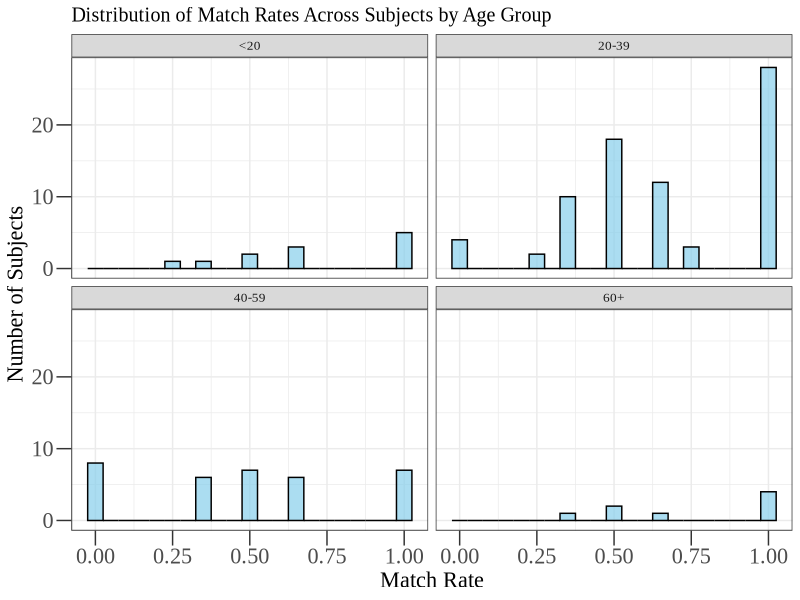
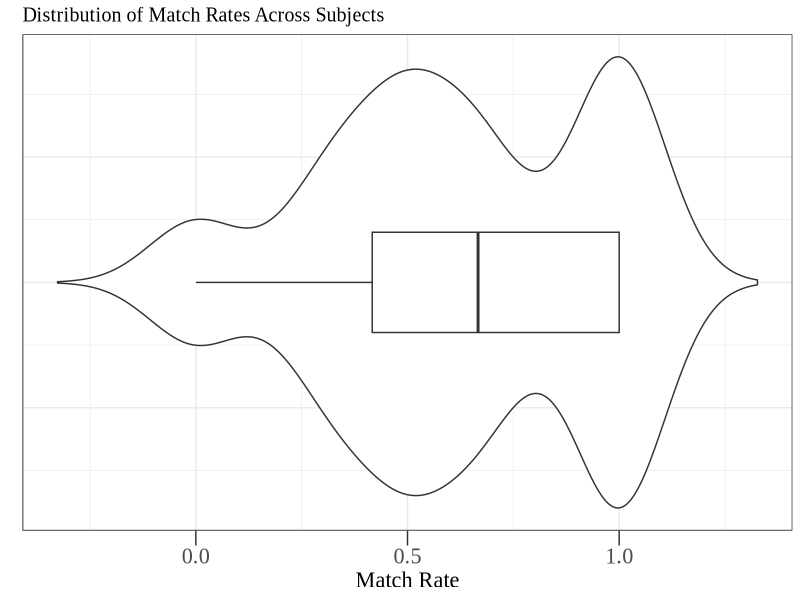
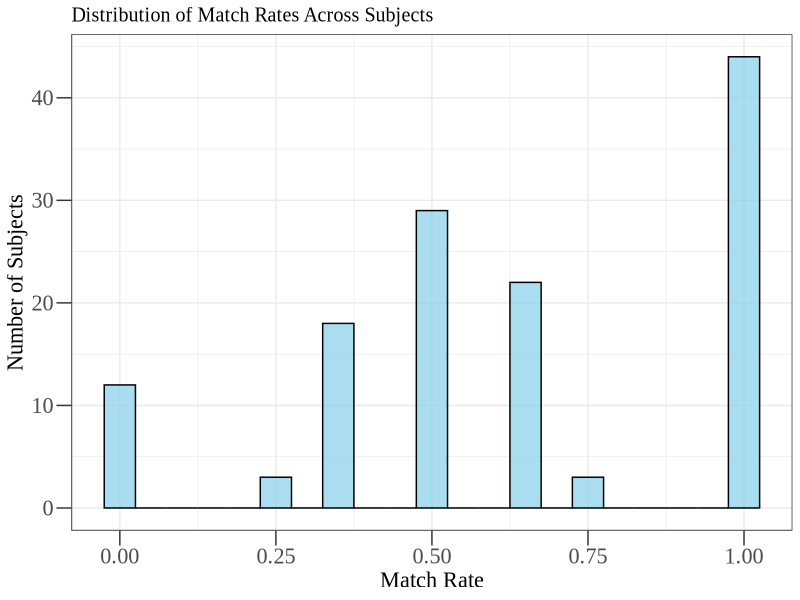
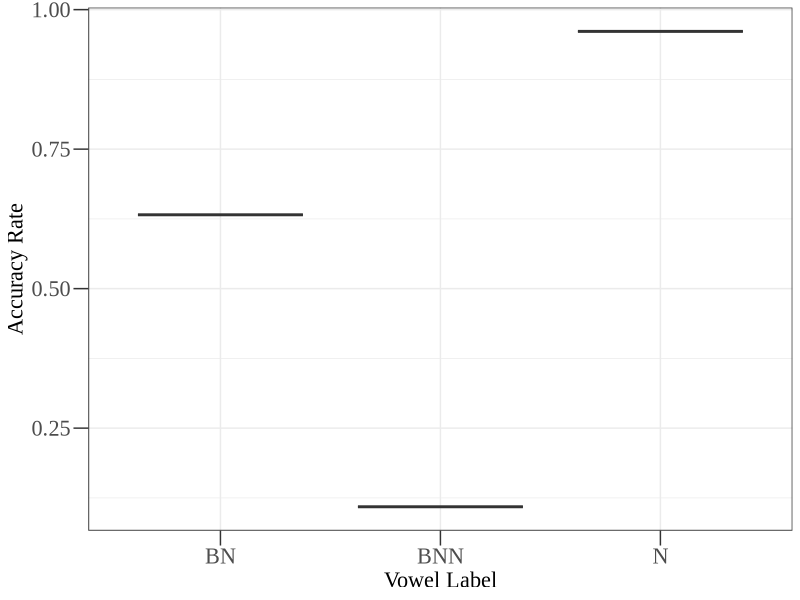
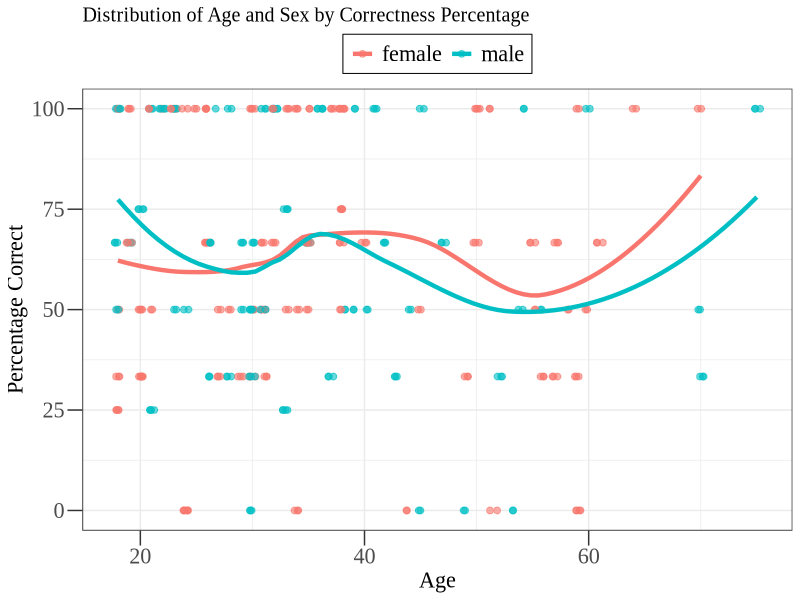
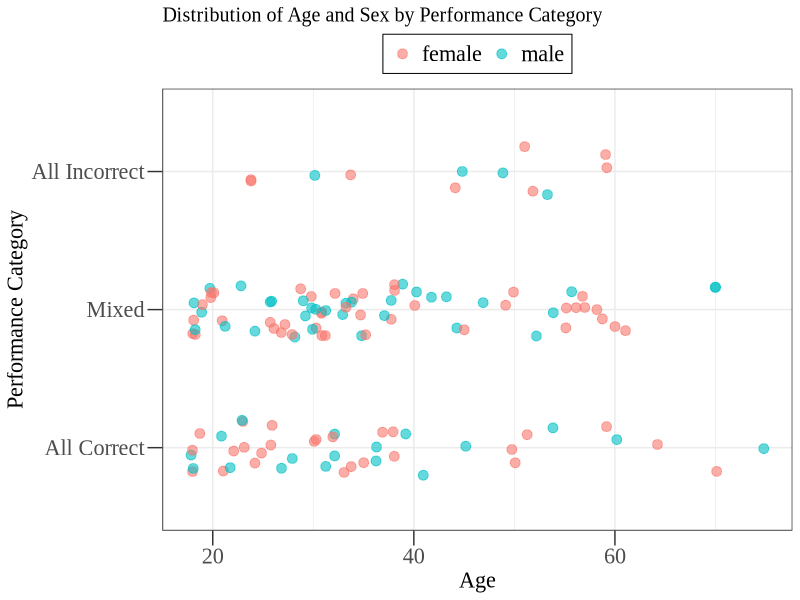
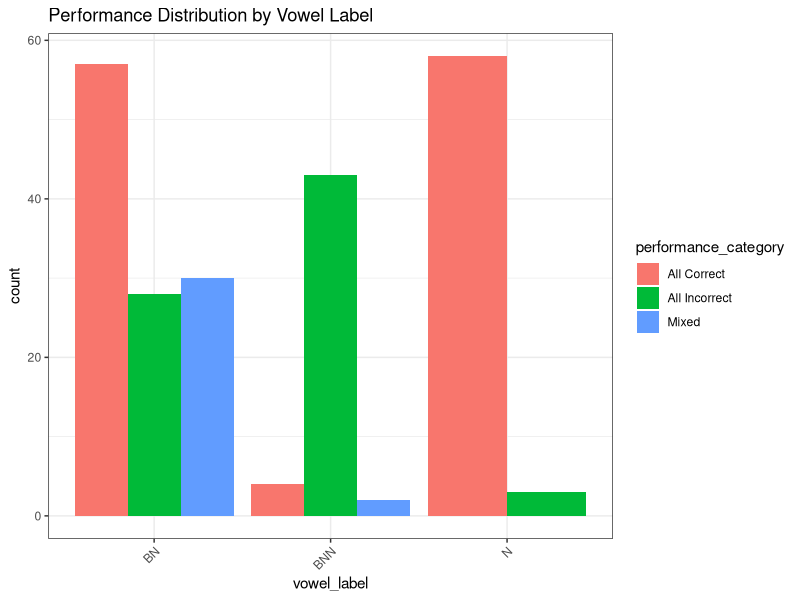

These figures' R source, in order: (Note: this script raises an error after producing the figures.)
setwd("/Users/hutengdai/Documents/projects/alternation-learning/data/hungarian/")
# Load required packages
library(tidyverse)

# Define the function to label vowels
label_vowel <- function(stem) {
  # Define the vowels for each category
  back_vowels <- c("a", "á", "o", "ó", "u", "ú")
  front_rounded_vowels <- c("ö", "ő", "ü", "ű")
  front_unrounded_vowels <- c("e", "é", "i", "í")
  
  # Identify vowels in the stem and label them accordingly
  back_label <- ifelse(any(str_detect(stem, back_vowels)), "B", "")
  front_rounded_label <- ifelse(any(str_detect(stem, front_rounded_vowels)), "F", "")
  
  # Count the number of front unrounded vowels and create the label
  front_unrounded_count <- sum(str_count(stem, paste(front_unrounded_vowels, collapse = "|")))
  front_unrounded_label <- strrep("N", front_unrounded_count)
  
  label <- paste0(back_label, front_rounded_label, front_unrounded_label)
  
  return(label)
}


# Reading data, creating vowel labels, and adding the match_status column
data <- read.table("wug_test_result.txt", header = TRUE, sep = "\t") %>%
  mutate(
    vowel_label = map_chr(stem, label_vowel),
    match_status = ifelse(predicted_nAk == option_chosen, 1, 0)
  )


# 1. Calculate match status for each subject and stem
data <- data %>%
  mutate(match_status = ifelse(predicted_nAk == option_chosen, 1, 0))

# 2. Summarize match count for each subject
subject_summary <- data %>%
  group_by(subject_code) %>%
  summarize(
    total_stems = n_distinct(stem),
    match_count = sum(match_status)
  ) %>%
  ungroup()

# 3. Determine category for each subject
subject_summary <- subject_summary %>%
  mutate(
    category = case_when(
      match_count == total_stems ~ "All Correct",
      match_count == 0 ~ "All Incorrect",
      TRUE ~ "Mixed"
    )
  )

# Summarize the number of subjects in each category
category_counts <- subject_summary %>%
  count(category)

# Print the results
print(category_counts)

# Calculate the match rate for each vowel label
vowel_label_match_rates <- data %>%
  mutate(vowel_label = map_chr(stem, label_vowel)) %>% 
  group_by(vowel_label) %>%
  summarize(match_rate = mean(match_status)) %>%
  ungroup()



# Assuming your data has columns named 'subject_code' and 'subject_age'
# Group by subject and calculate match rate for each subject
subject_match_rates <- data %>%
  group_by(subject_code, subject_age) %>%
  summarize(match_rate = mean(match_status)) %>%
  ungroup()

# First, create a factor column for age groups. For simplicity, let's assume three age groups: "20-39", "40-59", "60+".
# Adjust these bins according to your dataset.
data <- data %>%
  mutate(
    age_group = cut(subject_age,
                    breaks = c(0, 20, 40, 60, Inf), 
                    labels = c("<20", "20-39", "40-59", "60+"),
                    right = FALSE)
  )

# Then, compute the match rate for each subject
subject_match_rates <- data %>%
  group_by(subject_code, age_group) %>%
  summarize(match_rate = mean(match_status, na.rm = TRUE)) %>%
  ungroup()

# Create a histogram of match rates, faceted by age group
p_histogram <- ggplot(subject_match_rates, aes(x = match_rate)) +
  geom_histogram(binwidth = 0.05, fill = "skyblue", color = "black", alpha = 0.7) +
  labs(
    title = "Distribution of Match Rates Across Subjects by Age Group",
    x = "Match Rate",
    y = "Number of Subjects"
  ) +
  facet_wrap(~ age_group) +
  theme_bw() +
  theme(
    text = element_text(family = "Times New Roman", size = 12),
    axis.line = element_line(size = 0.1),
    axis.ticks.length = unit(0.15, "inches"),
    axis.title = element_text(size = 16),
    axis.text = element_text(size = 16)
  )

# Display the plot
print(p_histogram)


average_match_rate <- data %>%
  summarize(average_rate = mean(match_status)) %>%
  pull(average_rate)

print(average_match_rate)


# Calculate the match rate for each subject
subject_match_rates <- data %>%
  group_by(subject_code) %>%
  summarize(match_rate = mean(match_status)) %>%
  ungroup()

# Create a horizontal violin plot of match rates
p_violin <- ggplot(subject_match_rates, aes(y = 1, x = match_rate)) +
  geom_violin(trim = FALSE) +
  geom_boxplot(width=0.2, fill="white", orientation="y") + # Flips the boxplot
  labs(
    title = "Distribution of Match Rates Across Subjects",
    x = "Match Rate"
  ) +
  theme_bw() +
  theme(
    text = element_text(family = "Times New Roman", size = 12),
    axis.line = element_line(size = 0.1),
    axis.ticks.length = unit(0.15, "inches"),
    axis.title = element_text(size = 16),
    axis.text = element_text(size = 16),
    axis.title.y=element_blank(),    # Hide the y-axis title
    axis.text.y=element_blank(),     # Hide the y-axis text
    axis.ticks.y=element_blank()     # Hide the y-axis ticks
  )

# Display the plot
print(p_violin)

# Create a histogram of match rates
p_histogram <- ggplot(subject_match_rates, aes(x = match_rate)) +
  geom_histogram(binwidth = 0.05, fill = "skyblue", color = "black", alpha = 0.7) + # binwidth controls the width of each bar
  labs(
    title = "Distribution of Match Rates Across Subjects",
    x = "Match Rate",
    y = "Number of Subjects"
  ) +
  theme_bw() +
  theme(
    text = element_text(family = "Times New Roman", size = 12),
    axis.line = element_line(size = 0.1),
    axis.ticks.length = unit(0.15, "inches"),
    axis.title = element_text(size = 16),
    axis.text = element_text(size = 16)
  )

# Display the plot
print(p_histogram)



# Boxplot of match rates by vowel_label
p <- ggplot(vowel_label_match_rates, aes(x = vowel_label, y = match_rate)) + 
  geom_boxplot(outlier.shape = NA) +
  labs(
    y = "Accuracy Rate",
    x = "Vowel Label"
  ) +
  theme_bw() +
  theme(
    text = element_text(family = "Times New Roman", size = 12),
    axis.line = element_line(size = 0.1),
    axis.ticks.length = unit(0.15, "inches"),
    legend.position = "top",
    legend.title = element_blank(),
    legend.box.background = element_rect(colour = "black", fill = NA),
    legend.background = element_blank(),
    legend.text = element_text(size = 16),
    axis.title = element_text(size = 16),
    axis.text = element_text(size = 16)
  )

# Print the plot
print(p)


# Group data by subject and summarize
subject_summary <- data %>%
  group_by(subject_code) %>%
  summarize(
    subject_age = subject_age,
    subject_sex = subject_sex,
    total_responses = n(),
    correct_responses = sum(match_status),
    incorrect_responses = total_responses - correct_responses
  ) %>%
  ungroup() %>%
  mutate(performance_category = case_when(
    correct_responses == total_responses ~ "All Correct",
    incorrect_responses == total_responses ~ "All Incorrect",
    TRUE ~ "Mixed"
  ))



# Calculate the percentage of correct responses for each subject
subject_summary <- subject_summary %>%
  mutate(percentage_correct = (correct_responses / total_responses) * 100)

p_smoothed <- ggplot(subject_summary, aes(x = subject_age, y = percentage_correct, color = subject_sex)) + 
  geom_point(position = position_jitter(width = 0.3, height = 0), alpha = 0.6, size = 2) +
  geom_smooth(method = "loess", aes(group = subject_sex), se = FALSE, size = 1.5) +
  labs(
    title = "Distribution of Age and Sex by Correctness Percentage",
    y = "Percentage Correct",
    x = "Age"
  ) +
  theme_bw() +
  theme(
    text = element_text(family = "Times New Roman", size = 12),
    axis.line = element_line(size = 0.1),
    axis.ticks.length = unit(0.15, "inches"),
    legend.position = "top",
    legend.title = element_blank(),
    legend.box.background = element_rect(colour = "black", fill = NA),
    legend.background = element_blank(),
    legend.text = element_text(size = 16),
    axis.title = element_text(size = 16),
    axis.text = element_text(size = 16)
  )

# Display the plot
print(p_smoothed)

# Count the number of subjects in each performance category
performance_distribution <- subject_summary %>%
  group_by(performance_category) %>%
  summarize(count = n()) %>%
  ungroup()

# Display the result
print(performance_distribution)

# Assuming your data has columns named 'age' and 'sex'
# Group data by subject, age, sex, and summarize
subject_summary <- data %>%
  group_by(subject_code, subject_age, subject_sex) %>%
  summarize(
    total_responses = n(),
    correct_responses = sum(match_status),
    incorrect_responses = total_responses - correct_responses
  ) %>%
  ungroup() %>%
  mutate(performance_category = case_when(
    correct_responses == total_responses ~ "All Correct",
    incorrect_responses == total_responses ~ "All Incorrect",
    TRUE ~ "Mixed"
  ))

# Age distribution for each performance category
age_distribution <- subject_summary %>%
  group_by(performance_category, subject_age) %>%
  summarize(count = n()) %>%
  ungroup()

print(age_distribution)

# Sex distribution for each performance category
sex_distribution <- subject_summary %>%
  group_by(performance_category, subject_sex) %>%
  summarize(count = n()) %>%
  ungroup()

print(sex_distribution)

# Plotting
# Reorder the levels of the 'performance_category' column
subject_summary$performance_category <- factor(subject_summary$performance_category, 
                                               levels = c("All Correct", "Mixed", "All Incorrect"))

# Plotting
p_dot <- ggplot(subject_summary, aes(x = subject_age, y = performance_category, color = subject_sex)) + 
  geom_point(position = position_jitter(width = 0.3, height = 0.2), alpha = 0.6, size = 3) + 
  labs(
    title = "Distribution of Age and Sex by Performance Category",
    y = "Performance Category",
    x = "Age"
  ) +
  theme_bw() +
  theme(
    text = element_text(family = "Times New Roman", size = 12),
    axis.line = element_line(size = 0.1),
    axis.ticks.length = unit(0.15, "inches"),
    legend.position = "top",
    legend.title = element_blank(),
    legend.box.background = element_rect(colour = "black", fill = NA),
    legend.background = element_blank(),
    legend.text = element_text(size = 16),
    axis.title = element_text(size = 16),
    axis.text = element_text(size = 16)
  )

# Display the plot
print(p_dot)




# Group data by subject and vowel_label and summarize
subject_vowel_summary <- data %>%
  group_by(subject_code, vowel_label) %>%
  summarize(
    total_responses = n(),
    correct_responses = sum(match_status),
    incorrect_responses = total_responses - correct_responses
  ) %>%
  ungroup() %>%
  mutate(performance_category = case_when(
    correct_responses == total_responses ~ "All Correct",
    incorrect_responses == total_responses ~ "All Incorrect",
    TRUE ~ "Mixed"
  ))

# Count the number of subjects in each performance category for each vowel label
performance_distribution_vowel <- subject_vowel_summary %>%
  group_by(vowel_label, performance_category) %>%
  summarize(count = n()) %>%
  ungroup()

# Display the result
print(performance_distribution_vowel)

# Optional: Visualize the result
ggplot(performance_distribution_vowel, aes(x = vowel_label, y = count, fill = performance_category)) + 
  geom_bar(stat="identity", position = "dodge") +
  labs(title = "Performance Distribution by Vowel Label") +
  theme_bw() +
  theme(axis.text.x = element_text(angle = 45, hjust = 1))


mismatched_data <- data %>%
  filter(option_chosen != predicted_nAk & !(nak_advantage >= -1 & nak_advantage <= 1)) %>%
  select(subject_code, subject_age, subject_sex, stem, predicted_sr, predicted_nAk, option_chosen , 
         nak_rating, nek_rating, nak_advantage) %>%
  arrange(subject_age, subject_sex)

mismatched_data <- mismatched_data %>%
  mutate(vowel_label = map_chr(stem, label_vowel))
# Updating the calculation of match rate to exclude the specified stems
data <- data %>% 
  filter(!(option_chosen != predicted_nAk & nak_advantage >= -2 & nak_advantage <= 2))

# Create a binary variable for matches
data$match_status <- ifelse(data$predicted_nAk == data$option_chosen, 1, 0)

# Calculate the match rate for each individual
individual_match_rates <- data %>%
  group_by(subject_code, subject_age, subject_sex) %>%
  summarize(match_rate = mean(match_status)) %>%
  ungroup()


# Save mismatched_data to "mismatch.txt"
write.table(mismatched_data, "mismatch_cases.txt", sep = "\t", row.names = FALSE, quote = FALSE)

# 1. Count how many data rows have BNN as the vowel label
BNN_count <- mismatched_data %>%
  filter(vowel_label == "BNN") %>%
  nrow()

cat("Number of data rows with BNN as vowel label:", BNN_count, "\n")

# 2. Calculate what percentage of the mismatched_data dataframe has BNN as the vowel label
total_rows <- nrow(mismatched_data)
BNN_percentage <- (BNN_count / total_rows) * 100

cat("Percentage of data with BNN as vowel label:", BNN_percentage, "%\n")

# 3. Report the overall accuracy excluding the data with BNN as the vowel label
accuracy_without_BNN <- mismatched_data %>%
  filter(vowel_label != "BNN") %>%
  summarize(accuracy = mean(match_status)) %>%
  pull(accuracy)

cat("Overall accuracy without BNN:", accuracy_without_BNN * 100, "%\n")






# Bin subjects into age groups of 20 years
individual_match_rates$age_group <- cut(individual_match_rates$subject_age, 
                                        breaks = seq(0, max(individual_match_rates$subject_age, na.rm = TRUE) + 20, 20),
                                        include.lowest = TRUE, 
                                        labels = c("0-19", "20-39", "40-59", "60-79"))

# Calculate median match rate for annotation
annotation_data <- individual_match_rates %>%
  group_by(age_group, subject_sex) %>%
  summarize(median_rate = median(match_rate)) %>%
  ungroup()

# Create the plot object
p <- ggplot(individual_match_rates, aes(x = age_group, y = match_rate, fill = subject_sex)) +
  geom_boxplot(position = position_dodge(width = 0.75), outlier.shape = NA) +
  geom_text(data = annotation_data, aes(label = sprintf("%.2f", median_rate), y = median_rate), 
            position = position_dodge(width = 0.75), vjust = -1, size = 6, family = "Times New Roman") +
  labs(
    y = "Accuracy Rate",
    x = "Age Group") +
  theme_bw() +  # Use theme_classic as the base
  scale_fill_manual(values = c("gray90", "gray60"), 
                    name = "Sex",
                    breaks = c("male", "female"),
                    labels = c("Male", "Female")) +
  theme(
    text = element_text(family = "Times New Roman", size = 12),
    axis.line = element_line(size = 0.1),
    axis.ticks.length = unit(0.15, "inches"),
    legend.position = "top",
    legend.title = element_blank(),
    legend.box.background = element_rect(colour = "black", fill = NA),
    legend.background = element_blank(),
    legend.text = element_text(size = 16),
    axis.title = element_text(size = 16),
    axis.text = element_text(size = 16)
  )


print(p)

p_save <- p + 
  theme(
    text = element_text(family = "Times New Roman", size = 14),
    legend.text = element_text(size = 18),
    axis.title = element_text(size = 18),
    axis.text = element_text(size = 18)
  )

ggsave(filename = "hungarian-wug.png", plot = p_save, width = 10, height = 7, dpi = 600)


# Calculate the match rate for each individual along with the total and match counts
individual_match_summary <- data %>%
  group_by(subject_code, subject_age, subject_sex) %>%
  summarize(
    total_count = n(),
    match_count = sum(match_status),
    match_rate = mean(match_status)
  ) %>%
  ungroup()

# Bin subjects into age groups of 20 years
individual_match_summary$age_group <- cut(individual_match_summary$subject_age, 
                                          breaks = seq(0, max(individual_match_summary$subject_age, na.rm = TRUE) + 20, 20),
                                          include.lowest = TRUE, 
                                          labels = c("0-19", "20-39", "40-59", "60-79"))

# Generate the summarized table
summary_table <- individual_match_summary %>%
  group_by(age_group, subject_sex) %>%
  summarize(
    total_counts = sum(total_count),
    total_matches = sum(match_count),
    avg_match_rate = mean(match_rate)
  ) %>%
  ungroup()

# Display the summary table
print(summary_table)

# Filter the rows where option_chosen and predicted_nAk do not match, select specific columns, and then sort
mismatched_data <- data %>%
  filter(option_chosen != predicted_nAk) %>%
  select(subject_code, subject_age, subject_sex, stem, predicted_sr, predicted_nAk, option_chosen , 
         nak_rating, nek_rating, nak_advantage) %>%
  arrange(subject_age, subject_sex)

# Save mismatched_data to "mismatch.txt"
write.table(mismatched_data, "mismatch_cases.txt", sep = "\t", row.names = FALSE, quote = FALSE)


# Merge the datasets to include the vowel_label
individual_match_rates <- individual_match_rates %>%
  left_join(select(mismatched_data, subject_code, vowel_label), by = "subject_code")

# Create the plot object with faceting by vowel_label
p <- ggplot(individual_match_rates, aes(x = age_group, y = match_rate, fill = subject_sex)) +
  geom_boxplot(position = position_dodge(width = 0.75), outlier.shape = NA) +
  geom_text(data = annotation_data, aes(label = sprintf("%.2f", median_rate), y = median_rate), 
            position = position_dodge(width = 0.75), vjust = -1, size = 6, family = "Times New Roman") +
  labs(
    y = "Accuracy Rate",
    x = "Age Group") +
  theme_bw() +  # Use theme_classic as the base
  scale_fill_manual(values = c("gray90", "gray60"), 
                    name = "Sex",
                    breaks = c("male", "female"),
                    labels = c("Male", "Female")) +
  theme(
    text = element_text(family = "Times New Roman", size = 12),
    axis.line = element_line(size = 0.1),
    axis.ticks.length = unit(0.15, "inches"),
    legend.position = "top",
    legend.title = element_blank(),
    legend.box.background = element_rect(colour = "black", fill = NA),
    legend.background = element_blank(),
    legend.text = element_text(size = 16),
    axis.title = element_text(size = 16),
    axis.text = element_text(size = 16)
  ) +
  facet_wrap(~ vowel_label, scales = "free", ncol = 1) # Facet by vowel_label

# Print the plot
print(p)

# Boxplot of match rates by vowel_label
p <- ggplot(mismatched_data, aes(x = vowel_label, y = match_rate)) +
  geom_boxplot(outlier.shape = NA) +
  labs(
    y = "Accuracy Rate",
    x = "Vowel Label"
  ) +
  theme_bw() +  # Use theme_classic as the base
  theme(
    text = element_text(family = "Times New Roman", size = 12),
    axis.line = element_line(size = 0.1),
    axis.ticks.length = unit(0.15, "inches"),
    legend.position = "top",
    legend.title = element_blank(),
    legend.box.background = element_rect(colour = "black", fill = NA),
    legend.background = element_blank(),
    legend.text = element_text(size = 16),
    axis.title = element_text(size = 16),
    axis.text = element_text(size = 16)
  )

# Print the plot
print(p)


# new plot 

# ANOVA Test
anova_result <- aov(match_rate ~ age_group * subject_sex, data = individual_match_rates)
summary(anova_result)

# Visualization
p2 <- ggplot(individual_match_rates, aes(x = reorder(subject_code, subject_age), y = match_rate, color = subject_sex)) +
  geom_point(alpha = 0.6) +
  geom_smooth(method = "loess", se = FALSE) +  # Add a smooth trend line without the shaded region
  labs(
    y = "Accuracy Rate",
    x = "Individuals (ordered by age)",
    title = "Accuracy Rate by Age and Gender"
  ) +
  scale_color_manual(values = c("gray60", "gray90"),
                     name = "Sex",
                     breaks = c("male", "female"),
                     labels = c("Male", "Female")) +
  theme_minimal() +
  theme(
    text = element_text(family = "Times New Roman", size = 12),
    axis.text.x = element_blank()  # Hide x-axis labels for clarity
  )

print(p2)




# Visualization
p2 <- ggplot(individual_match_rates, aes(x = reorder(subject_code, subject_age), y = match_rate, color = subject_sex)) +
  geom_point(alpha = 0.6) +
  geom_smooth(method = "loess", se = FALSE) +  # Add a smooth trend line without the shaded region
  labs(
    y = "Accuracy Rate",
    x = "Individuals (ordered by age)",
    title = "Accuracy Rate by Age and Gender"
  ) +
  scale_color_manual(values = c("gray60", "gray90"),
                     name = "Sex",
                     breaks = c("male", "female"),
                     labels = c("Male", "Female")) +
  theme_minimal() +
  theme(
    text = element_text(family = "Times New Roman", size = 12),
    axis.text.x = element_blank()  # Hide x-axis labels for clarity
  )

print(p2)
# Visualization with exact age and separate lines for each gender using different shapes
p3 <- ggplot(individual_match_rates, aes(x = subject_age, y = match_rate, color = subject_sex, shape = subject_sex)) +
  geom_jitter(width = 0.3, alpha = 0.6, size = 3) + # Jittered points for clarity
  geom_smooth(aes(group = subject_sex), method = "loess", se = FALSE) +  # Separate smooth lines for each gender
  labs(
    y = "Accuracy Rate",
    x = "Age",
    title = "Accuracy Rate by Exact Age and Gender"
  ) +
  scale_color_manual(values = c("gray60", "gray90"),
                     name = "Sex",
                     breaks = c("male", "female"),
                     labels = c("Male", "Female")) +
  scale_shape_manual(values = c(16, 17), # Use different shapes for genders
                     name = "Sex",
                     breaks = c("male", "female"),
                     labels = c("Male", "Female")) +
  theme_minimal() +
  theme(
    text = element_text(family = "Times New Roman", size = 12)
  )

print(p3)


p3 <- ggplot(individual_match_rates, aes(x = subject_age, y = match_rate, color = subject_sex, shape = subject_sex)) +
  geom_jitter(width = 0.3, alpha = 0.6, size = 3) + # Jittered points for clarity
  geom_smooth(aes(group = subject_sex), method = "loess", se = FALSE) +  # Separate smooth lines for each gender
  labs(
    y = "Accuracy Rate",
    x = "Age",
    title = "Accuracy Rate by Exact Age and Gender"
  ) +
  scale_color_manual(values = c("gray60", "gray90"),
                     name = "Sex",
                     breaks = c("male", "female"),
                     labels = c("Male", "Female")) +
  scale_shape_manual(values = c(16, 17), # Use different shapes for genders
                     name = "Sex",
                     breaks = c("male", "female"),
                     labels = c("Male", "Female")) +
  theme_minimal() +
  theme(
    text = element_text(family = "Times New Roman", size = 12)
  )

print(p3)


# Generating new predictions from the model
fitted_values <- fitted(bfit_raw_age, newdata = newdata)

# Extract the median and credible intervals
predictions_summary <- data.frame(
  subject_age = newdata$subject_age,
  subject_sex = newdata$subject_sex,
  predicted = rowMeans(fitted_values),
  lwr = apply(fitted_values, 1, function(x) quantile(x, 0.025)),
  upr = apply(fitted_values, 1, function(x) quantile(x, 0.975))
)

# Now, let's try the plot again
ggplot(predictions_summary, aes(x = subject_age, y = predicted, color = subject_sex)) +
  geom_ribbon(aes(ymin = lwr, ymax = upr, fill = subject_sex), alpha = 0.2) +
  geom_line() +
  theme_minimal() +
  labs(
    title = "Predicted Accuracy Rate by Exact Age and Gender",
    x = "Age",
    y = "Predicted Accuracy Rate",
    color = "Gender",
    fill = "Gender"
  )



# Fit the Bayesian linear regression model
# bfit <- brm(match_rate ~ age_group * subject_sex, data = individual_match_rates, family = gaussian(), iter = 4000, chains = 4)
bfit_raw_age <- brm(match_rate ~ subject_age * subject_sex, data = individual_match_rates, family = gaussian(), iter = 4000, chains = 4)

# Summary of the model
# summary(bfit)
summary(bfit_raw_age)

# Plot the effects
# plot(bfit)
plot(bfit_raw_age)

# Using brms to fit a Bayesian GAM with interaction between smooth function and gender
bfit_gam <- brm(
  match_rate ~ s(subject_age, by = subject_sex) + subject_sex, 
  data = individual_match_rates, 
  family = gaussian(), 
  iter = 4000, 
  chains = 4
)

# Summary of the model
summary(bfit_gam)

plot(bfit_gam)



ggplot(individual_match_rates, aes(x = subject_age, y = match_rate, color = subject_sex)) +
  geom_point(alpha = 0.6) +
  geom_smooth(method = "loess", se = FALSE, aes(group = subject_sex)) +  
  labs(title = "Accuracy Rate by Exact Age and Gender", y = "Accuracy Rate", x = "Age") +
  theme_minimal() +
  theme(text = element_text(family = "Times New Roman", size = 12))

ggplot(individual_match_rates, aes(x = match_rate, fill = subject_sex)) +
  geom_density(alpha = 0.4) +
  facet_wrap(~age_group) +
  labs(title = "Density of Accuracy Rate by Age Group and Gender", y = "Density", x = "Accuracy Rate") +
  theme_minimal() +
  theme(text = element_text(family = "Times New Roman", size = 12))

lm_fit <- lm(match_rate ~ subject_age * subject_sex, data = individual_match_rates)
summary(lm_fit)

anova_fit <- aov(match_rate ~ age_group * subject_sex, data = individual_match_rates)
summary(anova_fit)
